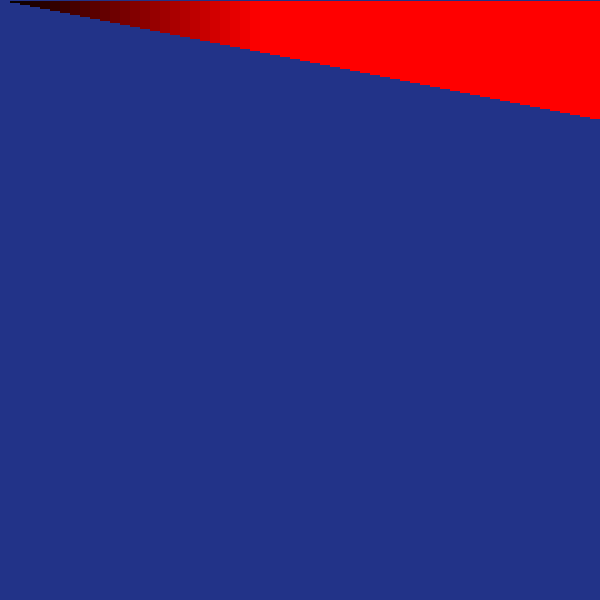
Frame 1 (no input)
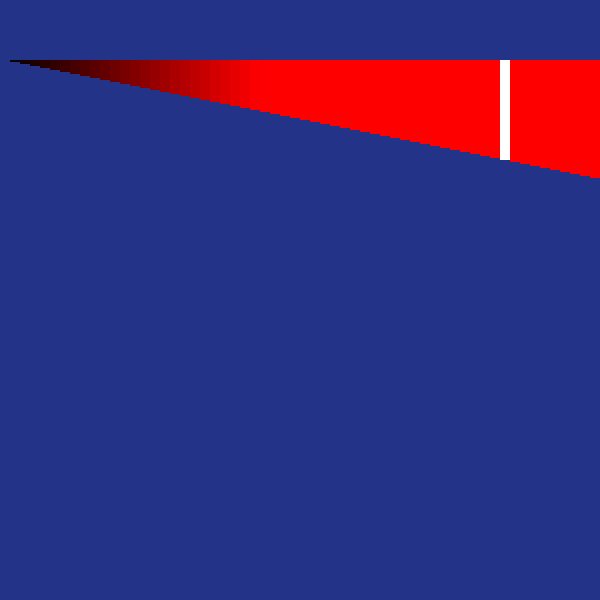
Frame 60 (the mouse pressed at the canvas centre just before this capture)
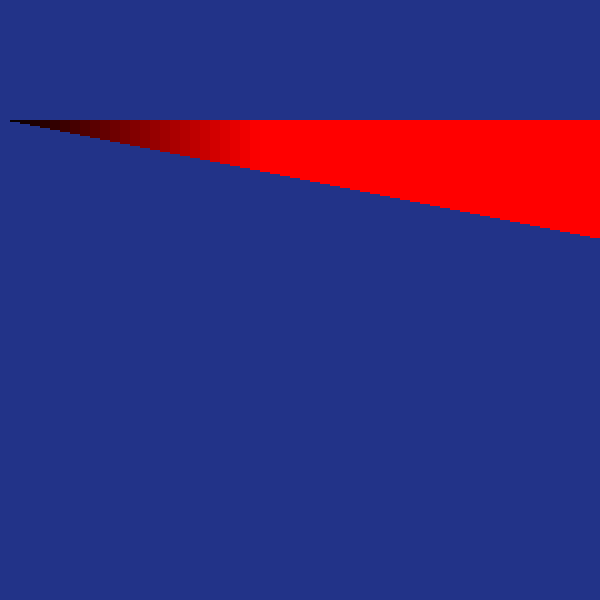
Frame 120 (the mouse held since frame 60 and released just before this capture)

The Processing sketch that drew these frames (run headless with seeded random() and noise(); from frame 60 on, the mouse is pressed at the canvas centre):

// Processing sketch: d02_02_frantic_beacon
// ── d02_02_frantic_beacon.pde
void setup() {
  size(600, 600);
  noStroke();
}
void draw() {
  background(#223388);
  for (float x=0; x<width; x += 10) {
    float verticalPosition = frameCount % height;
    if(random(100) < 1) {
      fill(255);
    } else {
      fill(x, 0, 0);
    }
    rect(x, verticalPosition, 20, x / 5);
  }
  //if(frameCount > 50) {
  //  noLoop();
  //}
}
